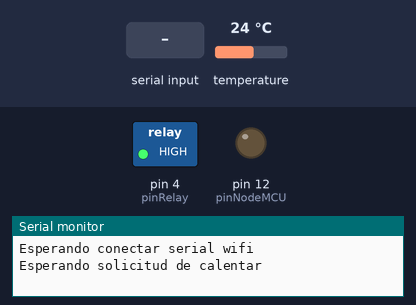
The sketch below on a simulated Arduino Uno, built with avr-gcc and run on an emulated ATmega328P. Parts: switched loads named in the sketch (green lamp = pin HIGH), output pins drawn as LEDs (lit = HIGH), the last lines printed to the serial monitor. Inputs (shaded band) come from the test bench; at power-on: temperature 24 °C.

Above: at 2.8 s.
2.9 s: "90,45\n" received over the second serial link
At 5.7 s:
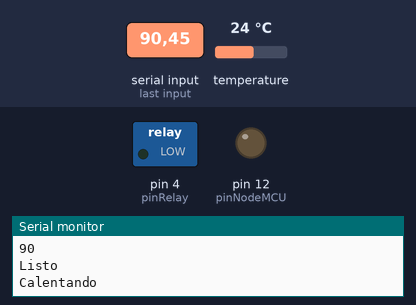
Timing chart, 0 to 7.2 s (numbered marks = the images above; inputs shaded):
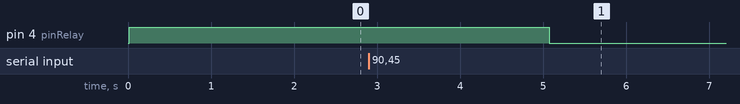

Measured:
- after the input at 2.9 s, pin 4 (pinRelay): HIGH → LOW after 2.2 s

The sketch:

pavaTemperaturaRelayWithWIFI.ino
```cpp
#include <SoftwareSerial.h>
#include <OneWire.h>
#include <DallasTemperature.h>

long inputTemperatura,tempActual;
// Constantes
const int pinRelay=4;
const int pinTemp=2;
const int pinNodeMCU=12;

OneWire ourWire(pinTemp);                      //Se establece el pin 2  como bus OneWire
DallasTemperature sensorTemperatura(&ourWire); //Se declara una variable u objeto para el sensor de temperatura
SoftwareSerial serialNodeMcu(13,12);           //RX, TX nodemcu

void setup()
{
 //configuración de pines
 pinMode(pinNodeMCU,OUTPUT);
 pinMode(pinRelay,OUTPUT) ;

 //inicialización de puertos seriales
 Serial.begin(115200);
 serialNodeMcu.begin(115200);

 //inicialización de sensores y actuador
 sensorTemperatura.begin();                   //Se inicia el sensor de temperatura
 digitalWrite(pinRelay, HIGH);                //iniciamos el relay en apagado
}


void loop()
{
  inputTemperatura = 0;
  Serial.println("Esperando conectar serial wifi");
  //Espero a leer una temperatura desde NodeMCU
  Serial.println("Esperando solicitud de calentar");
  while(inputTemperatura == 0){
    if (serialNodeMcu.available()>0){
     inputTemperatura = serialNodeMcu.parseInt();
     serialNodeMcu.flush();
     Serial.println("Temperatura recibida: ");
     Serial.println(inputTemperatura);
    }
    sensorTemperatura.requestTemperatures();            //Se envía el comando para leer la temperatura
    tempActual= sensorTemperatura.getTempCByIndex(0);   //Se obtiene la temperatura en ºC del sensor
    serialNodeMcu.write(tempActual);
    serialNodeMcu.flush();
    delay(500);
  }

  //Envio ok se leyo la temperatura
  Serial.println("Listo");

  //Enciendo la pava
  digitalWrite(pinRelay, LOW);

  //Sensar temperatura hasta alcanzar la temperatura deseada
  Serial.print("Calentando");
  while(tempActual < inputTemperatura){
    sensorTemperatura.requestTemperatures();            //Se envía el comando para leer la temperatura
    tempActual= sensorTemperatura.getTempCByIndex(0);   //Se obtiene la temperatura en ºC del sensor
    Serial.print("Temperatura actual= ");
    Serial.print(tempActual);
    Serial.println(" C");
    serialNodeMcu.write(tempActual);
    delay(10);
  }

  //Apago la pava
  digitalWrite(pinRelay,HIGH);
  //Envío finalizo
  Serial.println("Finalizo");
}
```
